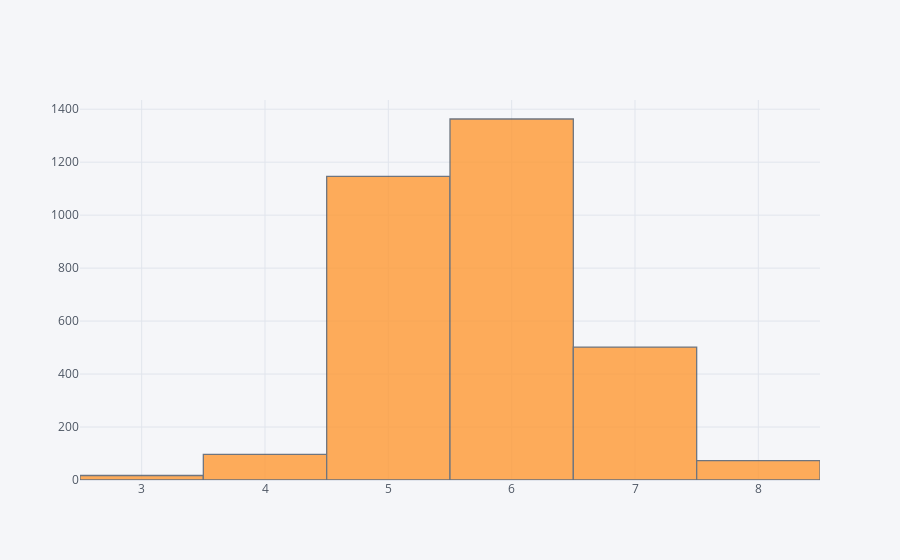

This figure's notebook cell:
### Code cell
# Ploting the output variable
df_all.quality.iplot(kind='hist')

### Figure 1 — Plotly figure (JSON) as saved in the notebook; plotly's stock layout.template omitted (floating-point values rounded to 4 significant figures; data arrays with more than 128 entries replaced by an {"elided": "..."} marker saying what was removed)
{"data": [{"histfunc": "count", "histnorm": "", "marker": {"color": "rgba(255, 153, 51, 1.0)", "line": {"color": "#4D5663", "width": 1.3}}, "name": "quality", "opacity": 0.8, "orientation": "v", "type": "histogram", "x": {"elided": "3198 int values"}}], "layout": {"barmode": "overlay", "legend": {"bgcolor": "#F5F6F9", "font": {"color": "#4D5663"}}, "paper_bgcolor": "#F5F6F9", "plot_bgcolor": "#F5F6F9", "title": {"font": {"color": "#4D5663"}}, "xaxis": {"gridcolor": "#E1E5ED", "showgrid": true, "tickfont": {"color": "#4D5663"}, "title": {"font": {"color": "#4D5663"}, "text": ""}, "zerolinecolor": "#E1E5ED"}, "yaxis": {"gridcolor": "#E1E5ED", "showgrid": true, "tickfont": {"color": "#4D5663"}, "title": {"font": {"color": "#4D5663"}, "text": ""}, "zerolinecolor": "#E1E5ED"}}}
